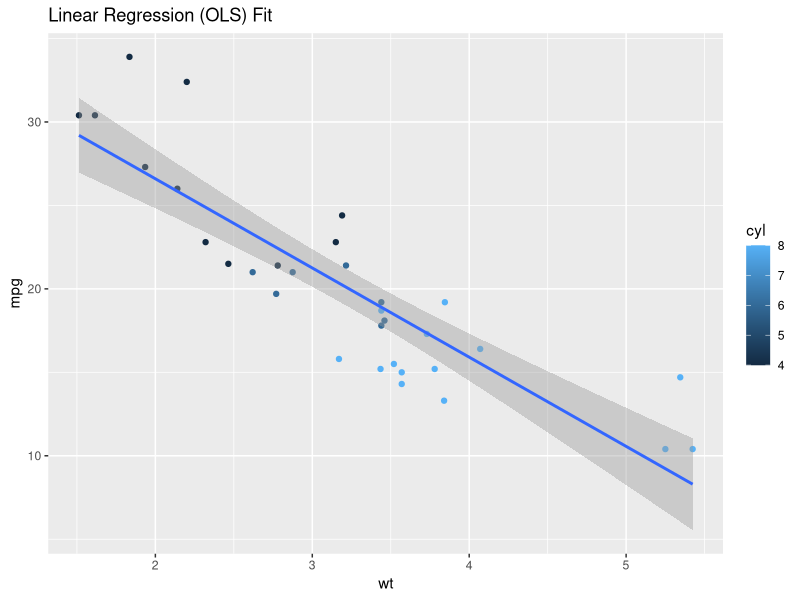

Reproduce this figure in R.
## ---- chunk 1
# R code
library(ggplot2)
p <- qplot(wt, mpg, data=mtcars, geom=c("point", "smooth"), 
    method="lm", formula=y~x, color=cyl, 
    main="Linear Regression (OLS) Fit", 
    xlab="wt", ylab="mpg")
p
